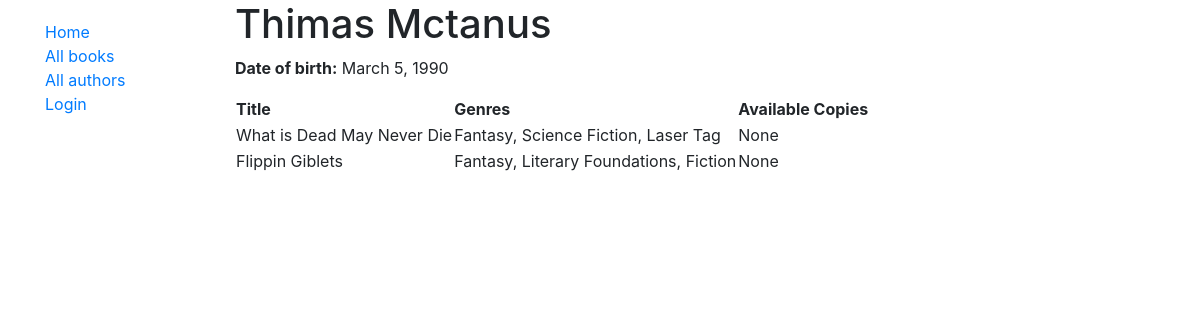
The app's page /catalog/author/1 with its own data.
### catalog/models.py (models this page shows, shortened)
class Author(models.Model):
    first_name = models.CharField(max_length=100)
    last_name = models.CharField(max_length=100)
    date_of_birth = models.DateField(null=True, blank=True)
    date_of_death = models.DateField(null=True, blank=True)
    class Meta:
        ordering = ['last_name', 'first_name']
        permissions = (("can_crud_authors", "Create, Update, Delete Author records"), )

class Book(models.Model):
    title = models.CharField(max_length=200)
    author = models.ForeignKey('Author', on_delete=models.SET_NULL, null=True)
    summary = models.TextField(max_length=1000, help_text="Enter a brief description")
    isbn = models.CharField(
        'ISBN',
        max_length=13,
        help_text='13 Character <a href="https://www.isbn-international.org/content/what-isbn">ISBN number</a>'
    )
    genre = models.ManyToManyField(
        Genre,
        help_text='Select a genre for this book'
    )
    def display_genre(self):
        return ', '.join(genre.name for genre in self.genre.all()[:3])
    display_genre.short_description = "Genre"
    def get_available_count(self):
        self.bookinstance_set.filter(status__exact='a').count()

class Genre(models.Model):
    name = models.CharField(max_length=200, help_text='Enter a book genre (e.g. Science fiction')

### catalog/views.py (the view)
# urls.py: path('author/<int:pk>', views.AuthorDetailView.as_view(), name='author-detail'),
class AuthorDetailView(generic.DetailView):
    model = Author

### catalog/templates/catalog/author_detail.html
{% extends 'catalog/base_generic.html' %}
{% block content %}
    <h1>{{ author.first_name }} {{ author.last_name }}</h1>
    <p><strong>Date of birth:</strong> {{ author.date_of_birth }}</p>
    <table>
        <tr>
            <th>Title</th>
            <th>Genres</th>
            <th>Available Copies</th>
        </tr>
        {% for book in author.book_set.all %}
        <tr>
            <td>{{ book.title }}</td>
            <td>{{ book.display_genre }}</td>
            <td>{{ book.get_available_count }}</td>
        </tr>
        {% endfor %}
    </table>
{% endblock %}

### records on screen
Author: first_name "Thimas", last_name "Mctanus", date_of_birth "March 5, 1990"
Book: title "What is Dead May Never Die", display_genre "Fantasy, Science Fiction, Laser Tag", get_available_count "None"
Book: title "Flippin Giblets", display_genre "Fantasy, Literary Foundations, Fiction", get_available_count "None"
